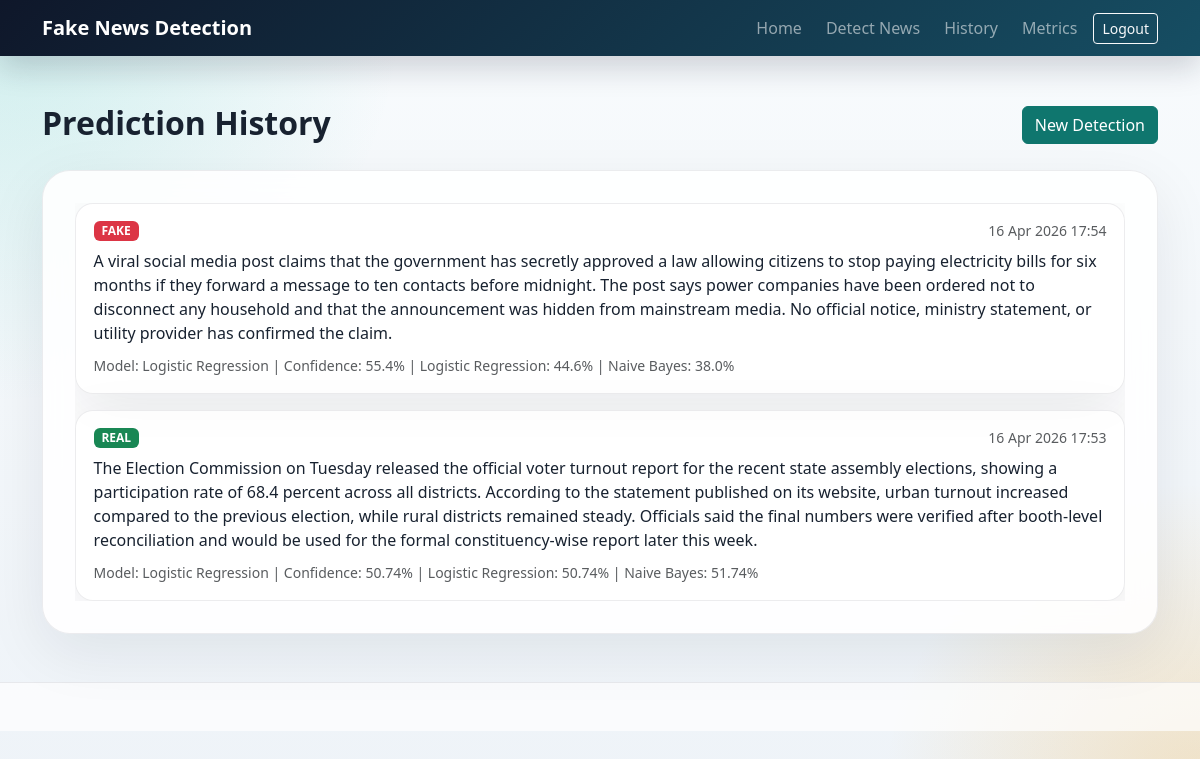
The app's page /history (signed in) with its own data.
### app.py (models this page shows)
class PredictionHistory(db.Model):
    id = db.Column(db.Integer, primary_key=True)
    input_text = db.Column(db.Text, nullable=False)
    prediction = db.Column(db.String(20), nullable=False)
    confidence = db.Column(db.Float, nullable=False)
    champion_model = db.Column(db.String(50), nullable=False, default="naive_bayes")
    selected_model = db.Column(db.String(50), nullable=False, default="naive_bayes")
    logistic_probability = db.Column(db.Float, nullable=False)
    naive_bayes_probability = db.Column(db.Float, nullable=False)
    linear_svm_probability = db.Column(db.Float, nullable=False, default=0.0)
    passive_aggressive_probability = db.Column(db.Float, nullable=False, default=0.0)
    sgd_classifier_probability = db.Column(db.Float, nullable=False, default=0.0)
    created_at = db.Column(db.DateTime, default=datetime.utcnow, nullable=False)
    user_id = db.Column(db.Integer, db.ForeignKey("user.id"), nullable=False)

### app.py (the view)
@app.route("/history")
@login_required
def history():
    user = get_current_user()
    history = (
        PredictionHistory.query.filter_by(user_id=user.id)
        .order_by(PredictionHistory.created_at.desc())
        .all()
    )
    return render_template("history.html", history=history)

### app.py (called while the page is built)
def load_metrics() -> dict:
    if METRICS_FILE.exists():
        with METRICS_FILE.open("r", encoding="utf-8") as file:
            return json.load(file)
    return {}

def login_required(view_func):
    @wraps(view_func)
    def wrapped_view(*args, **kwargs):
        if "user_id" not in session:
            flash("Please login to continue.", "warning")
            return redirect(url_for("login"))
        return view_func(*args, **kwargs)
    return wrapped_view

def get_current_user():
    user_id = session.get("user_id")
    if not user_id:
        return None
    return db.session.get(User, user_id)

@app.context_processor
def inject_globals():
    return {
        "current_user": get_current_user(),
        "app_metrics": load_metrics(),
    }

### templates/history.html (shortened to what this page needs)
{% extends "base.html" %}
{% block content %}
<div class="d-flex justify-content-between align-items-center mb-4">
    <div>
        <h2 class="fw-bold mb-1">Prediction History</h2>
    </div>
    <a href="{{ url_for('dashboard') }}" class="btn btn-primary">New Detection</a>
</div>
<div class="panel-card">
    {% if history %}
    <div class="history-list">
        {% for item in history %}
        <div class="history-item">
            <div class="d-flex justify-content-between align-items-center mb-2">
                <span class="badge {% if item.prediction == 'REAL' %}bg-success{% else %}bg-danger{% endif %}">
                    {{ item.prediction }}
                </span>
                <small class="text-muted">{{ item.created_at.strftime('%d %b %Y %H:%M') }}</small>
            </div>
            <p class="mb-2">{{ item.input_text }}</p>
            <small class="text-muted">Model: {{ item.selected_model.replace('_', ' ')|title }} | Confidence: {{ item.confidence }}% | Logistic Regression: {{ item.logistic_probability }}% | Naive Bayes: {{ item.naive_bayes_probability }}%</small>
        </div>
        {% endfor %}
    </div>
    {% else %}
    <p class="text-muted mb-0">No history available yet.</p>
    {% endif %}
</div>
{% endblock %}

### static/css/styles.css (style rules this page uses)
:root { --bg-main: #f4f7fb; --bg-card: rgba(255, 255, 255, 0.88); --text-main: #182230; --text-muted: #6b7280; --primary: #0f766e; --primary-dark: #115e59; --accent: #f59e0b; --danger: #dc2626; --success: #15803d; --border-soft: rgba(15, 23, 42, 0.08); --shadow-soft: 0 18px 60px rgba(15, 23, 42, 0.08); }
body { min-height: 100vh; color: var(--text-main); background: radial-gradient(circle at top left, rgba(20, 184, 166, 0.18), transparent 28%), radial-gradient(circle at bottom right, rgba(245, 158, 11, 0.22), transparent 22%), linear-gradient(180deg, #f8fbfd 0%, #eef3f8 100%); font-family: "Segoe UI", Tahoma, Geneva, Verdana, sans-serif; }
.hero-section, .panel-card, .auth-card, .feature-card, .glass-card, .metric-box, .history-item { border: 1px solid var(--border-soft); box-shadow: var(--shadow-soft); }
.hero-section, .panel-card, .auth-card, .feature-card { background: var(--bg-card); backdrop-filter: blur(16px); border-radius: 28px; }
.auth-card, .feature-card, .panel-card { padding: 2rem; }
.btn-primary { background-color: var(--primary); border-color: var(--primary); }
.history-list, .prediction-feed { display: flex; flex-direction: column; gap: 1rem; max-height: 520px; overflow-y: auto; }
.history-item { padding: 1rem 1.1rem; background: rgba(255, 255, 255, 0.78); border-radius: 18px; }

### records on screen
PredictionHistory: prediction "FAKE", created_at "16 Apr 2026 17:54", input_text "A viral social media post claims that the government has secretly approved a law allowing citizens to stop paying electricity bills for six months if they forward a message to ten contacts before midnight. The post says power companies have been ordered not to disconnect any household and that the announcement was hidden from mainstream media. No official notice, ministry statement, or utility provider has confirmed the claim.", selected_model.replace "Logistic Regression", confidence "55.4", logistic_probability "44.6", naive_bayes_probability "38.0"
PredictionHistory: prediction "REAL", created_at "16 Apr 2026 17:53", input_text "The Election Commission on Tuesday released the official voter turnout report for the recent state assembly elections, showing a participation rate of 68.4 percent across all districts. According to the statement published on its website, urban turnout increased compared to the previous election, while rural districts remained steady. Officials said the final numbers were verified after booth-level reconciliation and would be used for the formal constituency-wise report later this week.", selected_model.replace "Logistic Regression", confidence "50.74", logistic_probability "50.74", naive_bayes_probability "51.74"
